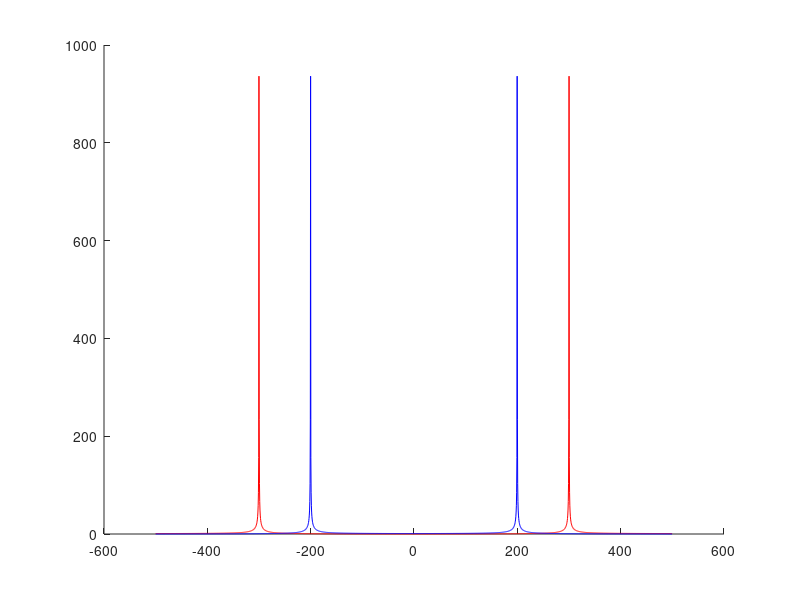
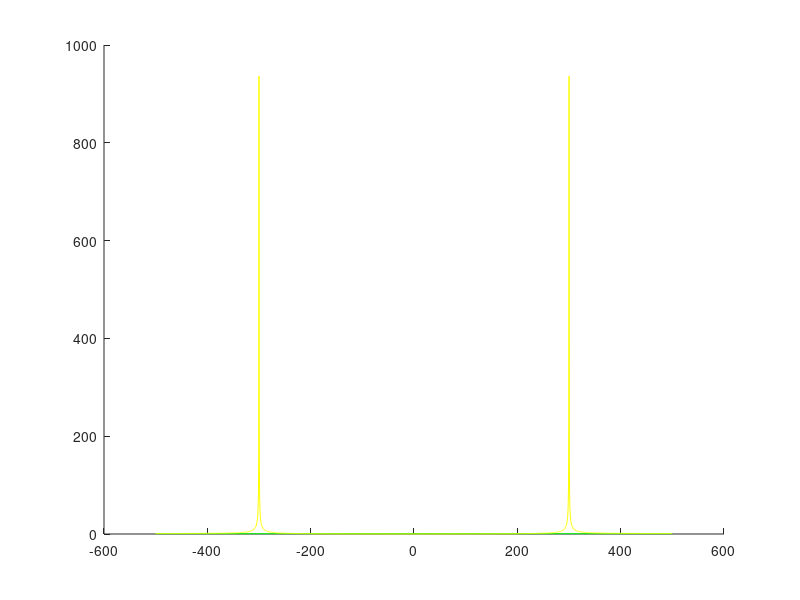

Recreate these plots in MATLAB, in order.
clear;

clc;
close all;
t=0:0.001:2;

n=2001;

Fs=1000;

Fc=200;

x=cos(2*pi*Fc*t);

y1=fft(x);

y2=fftshift(y1);

y3=fftshift(x);

y4=fft(y3);

f=(0:2000)*Fs/n-Fs/2;

hold on;

plot(f,abs(y1),'r'); 

plot(f,abs(y2),'b');

figure;
hold on;
plot(f,abs(y3),'g');

plot(f,abs(y4),'y');